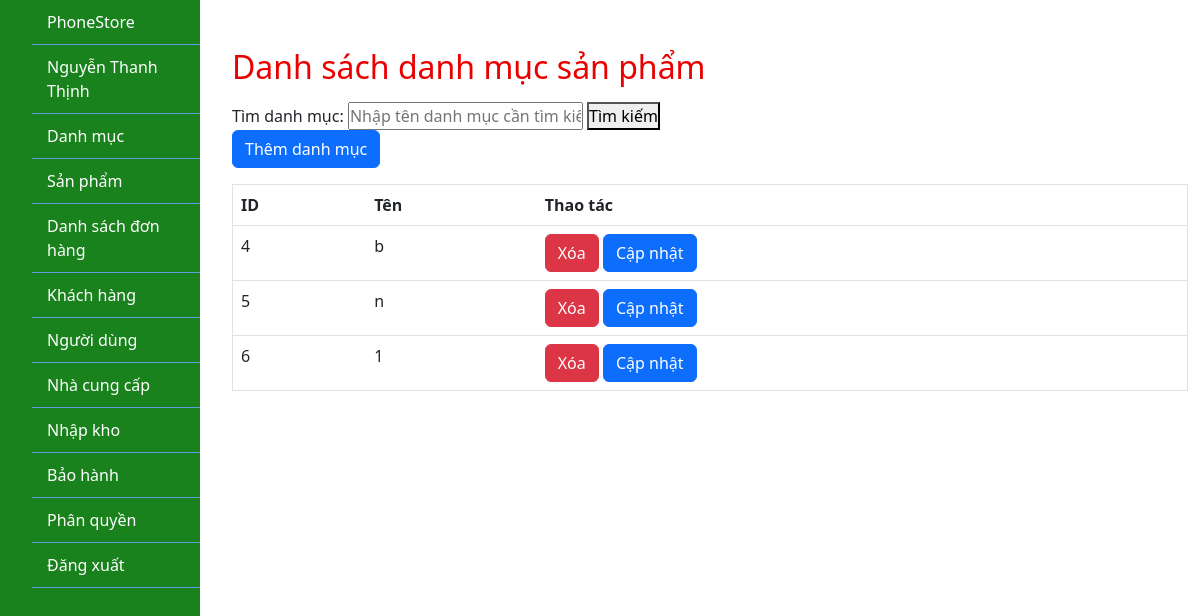
The page /admin/index.php?ctrl=categoryController (signed in) on the database as committed earlier.
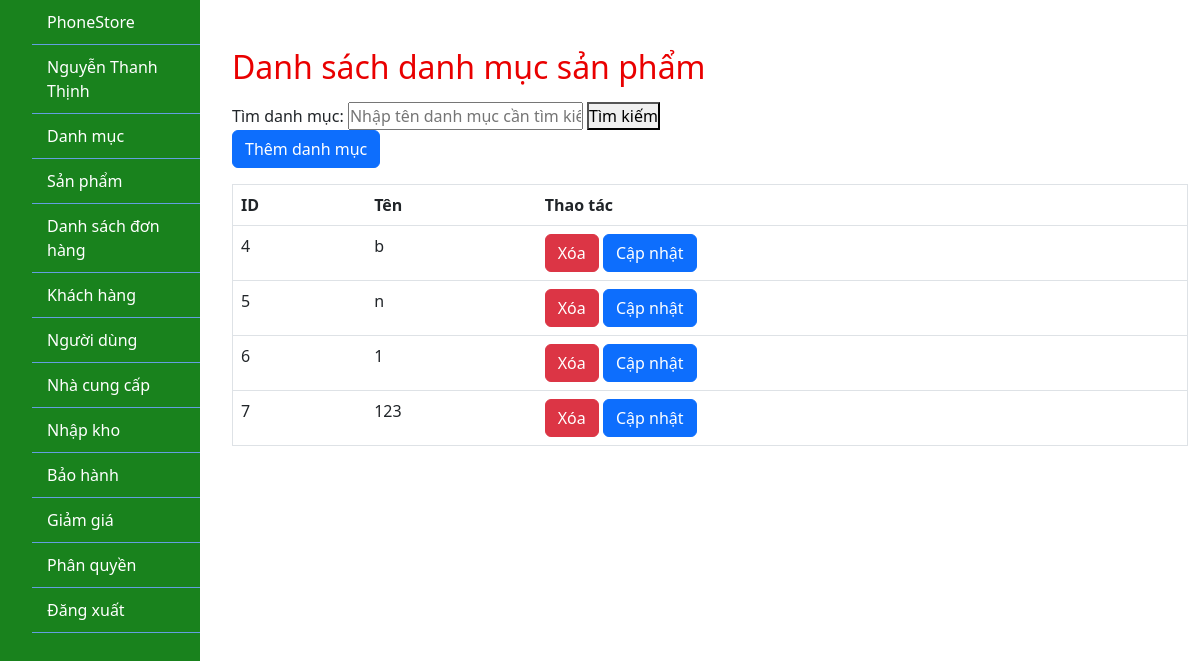
The same page on the database as committed later.
### tables this page shows
CREATE TABLE `danh_muc_san_pham` (
  `id` int(11) NOT NULL,
  `ten` varchar(255) DEFAULT NULL
);

### lib/database.php (called while the page is built, shortened)
<?php
class Database
{
    private $host = "localhost";
    private $username = "root";
    private $password = "";
    private $database = "phonestore";
    private $conn;
    public function __construct()
    {
        $this->conn = $this->connectDB();
    }
    private function connectDB()
    {
        $conn = mysqli_connect($this->host, $this->username, $this->password, $this->database);
        return $conn;
    }
    public function select($query)
    {
        $result = mysqli_query($this->conn, $query);
        if ($result) {
            $data = mysqli_fetch_all($result, MYSQLI_ASSOC);
            return $data;
        } else {
            die(mysqli_error($this->conn));
        }
    }
}

### admin/model/categoryModel.php (called while the page is built, shortened)
<?php
class CategoryModel
{
    private $db;
    public function __construct()
    {
        $this->db = new Database();
    }
    public function getAllCategories()
    {
        $query = "SELECT * FROM danh_muc_san_pham";
        return $this->db->select($query);
    }
}

### admin/view/categoryView.php (the view, shortened to what the changed rows need)
<!DOCTYPE html>
<html lang="vi">
<head>
</head>
<body>
    <div class="container">
        <h2 class="mt-5 mb-3">Danh sách danh mục sản phẩm</h2>
        <table class="table">
            <thead>
                <tr>
                    <th scope="col">ID</th>
                    <th scope="col">Tên</th>
                    <th scope="col">Thao tác</th>
                </tr>
            </thead>
            <tbody>
                <?php foreach ($categories as $category) : ?>
                    <tr>
                        <td><?php echo $category['id']; ?></td>
                        <td><?php echo $category['ten']; ?></td>
                        <td>
                            <a class="deleteCategoryLink btn btn-danger" href="index.php?ctrl=categoryController&action=deleteCategory&id=<?php echo $category['id']; ?>">Xóa</a>
                            <a class="addCategoryLink btn btn-primary" href="index.php?ctrl=categoryController&action=updateCategoryView&id=<?php echo $category['id']; ?>">Cập nhật</a>
                        </td>
                    </tr>
                <?php endforeach; ?>
            </tbody>
        </table>
    </div>
</body>
</html>

### admin/index.php (shortened to what the changed rows need)
<?php
include(__DIR__ . '/../lib/database.php');
$qlgiam_gia = $_SESSION['qlgiam_gia'];
?>
<!DOCTYPE html>
<html lang="en">
<head>
    <link rel="stylesheet" href="css/style.css">
    <link rel="stylesheet" href="css/formAdd.css">
    <link href="https://cdn.jsdelivr.net/npm/bootstrap@5.3.0-alpha1/dist/css/bootstrap.min.css" rel="stylesheet">
</head>
<body>
    <div>
        <div class="header">
            <nav>
                <ul>
                    <?php
                    if ($qlgiam_gia == 1) {
                        echo '<li><a href="index.php?ctrl=discountController">Giảm giá</a></li>';
                    }
                    ?>
                </ul>
            </nav>
        </div>
    </div>
    <div class="home">
        <?php
        if (isset($_GET['ctrl'])) {
            $ctrl = $_GET['ctrl'];
            include 'controller/' . $ctrl . '.php';
        }
        ?>
    </div>
</body>

Rows that differ between the two databases and show on the page:
added danh_muc_san_pham: id "7", ten "123"
Other text that changed with them:
text now shown: "Giảm giá"
